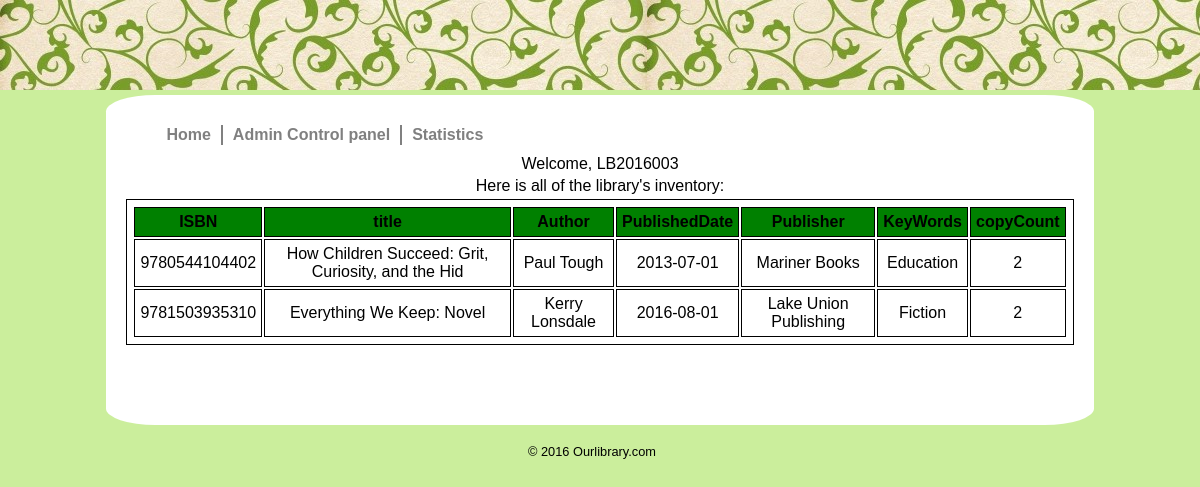
The app's page /admin/Books.php (signed in) with its own data.
### tables this page shows
CREATE TABLE IF NOT EXISTS Book
(ISBN  			CHAR(13) NOT NULL,
Title  			VARCHAR(50)    ,
Author  		VARCHAR(30),
PublishedDate 	DATE,
Publisher 		VARCHAR(50),
KeyWords 		VARCHAR(20),
copyCount               int,
CONSTRAINT Book PRIMARY KEY (ISBN));

### admin/Books.php (the view, shortened to what this page needs)
<!DOCTYPE html PUBLIC "-//W3C//DTD XHTML 1.0 Strict//EN" "http://www.w3.org/TR/xhtml1/DTD/xhtml1-strict.dtd">
<html>
<head>
 <link rel="stylesheet" type="text/css" href="../main.css"/>
</head>
<body>
<div id="content">
<ul>
<li><a href="../index.php">Home</a></li>
<li><div class="line"></div></li>
<li><a href="links.php">Admin Control panel</a></li>
<li><div class="line"></div></li>
<li><a href="bookstatistics.php">Statistics</a></li>
</ul></br>
<?php
include '../db.inc.php';
$username = $_COOKIE['mycookie'];
echo "Welcome, $username";
try
{
    $sql =  'SELECT * FROM book';
    $result = $pdo->query($sql);
}
catch (PDOException $e)
{
    $error_message = 'Error fetching books: ' . $e->getMessage();
    include 'error.html.php';
    exit();
}
?>
<p>Here is all of the library's inventory:</p>
<table>
    <TR BGCOLOR=green>
        <TH>ISBN</TH>
        <TH>title</TH>
        <TH>Author</TH>
        <TH>PublishedDate</TH>
        <TH>Publisher</TH>
        <TH>KeyWords</TH>
        <TH>copyCount</TH>
    </TR>
    <?php foreach($result as $booklist):?>
        <tr>
            <td><?php echo $booklist['ISBN'];?></td>
            <td><?php echo $booklist['Title'];?></td>
            <td><?php echo $booklist['Author'];?></td>
            <td><?php echo $booklist['PublishedDate'];?></td>
            <td><?php echo $booklist['Publisher'];?></td>
            <td><?php echo $booklist['KeyWords'];?></td>
			<td><?php echo $booklist['copyCount'];?></td>
        </tr>
    <?php endforeach;?>
</table>
</div>
<div id="footer">
            <p class="copyright">
                &copy; <?php echo date("Y"); ?> Ourlibrary.com
            </p>
        </div>
		</body>
</html>

### main.css (style rules this page uses)
body { margin-top: 95px; background-color: rgb(203, 238, 156); background-image: url(apic1973x.jpg); background-repeat: repeat-x; font-family: Arial, Helvetica, sans-serif; }
ul { margin: 0; padding: 0 0 0 2.5em; list-style:none; }
li { margin: 0; float:left; }
a { margin: 0; display:block; text-decoration:none; text-align:center; line-height:40px; color: gray; font-weight: bold; }
p { margin: 0; padding: .25em 0; color: black; }
table,th,td { border:1px solid black; margin:0px; padding:5px; }
#content { width: 80%; margin: 0 auto; padding: 20px 20px 80px 20px; background: white; text-align : center; border-radius: 5%; }
#footer { clear: both; margin-top: 1em; padding-right: 1em; }
#footer p { text-align: center; font-size: 80%; margin: 1em 0; }
.line { margin: 10px; height: 20px; width: 2px; background: gray; text-align:center; line-height:30px; }

### records on screen
book: ISBN "9780544104402", Title "How Children Succeed: Grit, Curiosity, and the Hid", Author "Paul Tough", PublishedDate "2013-07-01", Publisher "Mariner Books", KeyWords "Education", copyCount "2"
book: ISBN "9781503935310", Title "Everything We Keep: Novel", Author "Kerry Lonsdale", PublishedDate "2016-08-01", Publisher "Lake Union Publishing", KeyWords "Fiction", copyCount "2"

### other values on screen
$username "LB2016003"
